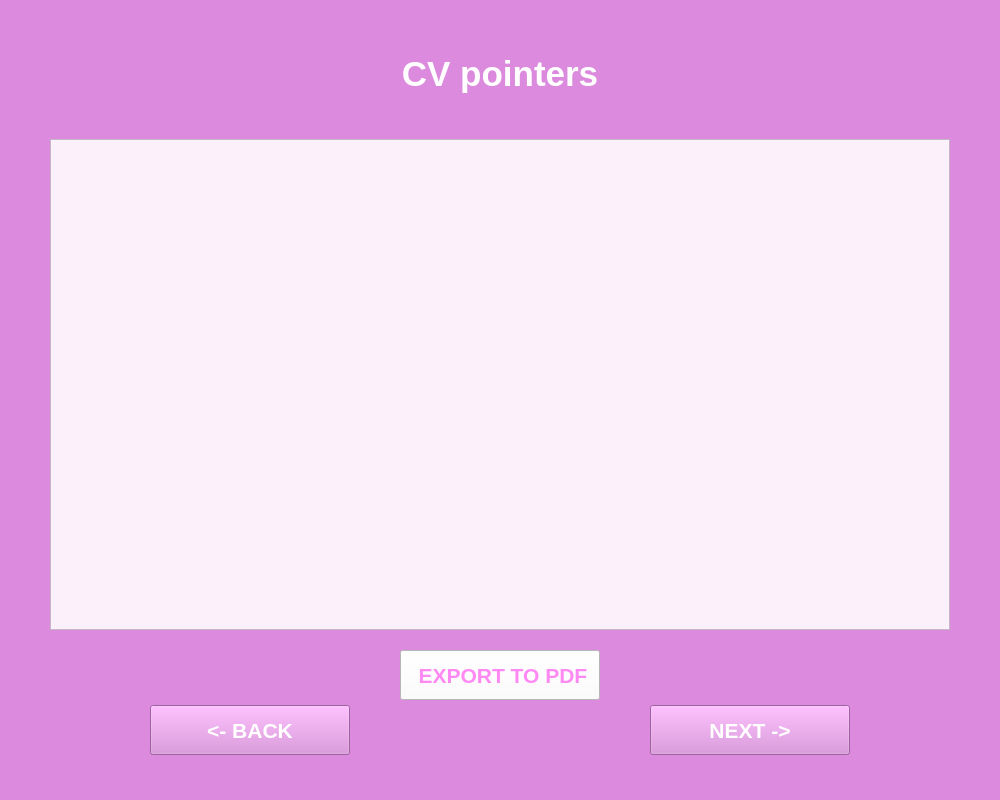
<?xml version="1.0" encoding="UTF-8"?>
<ui version="4.0">
 <class>Window_7_cv_pointers</class>
 <widget class="QMainWindow" name="Window_7_cv_pointers">
  <property name="geometry">
   <rect>
    <x>0</x>
    <y>0</y>
    <width>1000</width>
    <height>800</height>
   </rect>
  </property>
  <property name="windowTitle">
   <string>LazyApp</string>
  </property>
  <property name="styleSheet">
   <string notr="true">background-color: rgb(220, 138, 221);</string>
  </property>
  <widget class="QWidget" name="centralwidget">
   <widget class="QTextBrowser" name="cv_pointers_title">
    <property name="geometry">
     <rect>
      <x>0</x>
      <y>50</y>
      <width>1000</width>
      <height>60</height>
     </rect>
    </property>
    <property name="autoFillBackground">
     <bool>true</bool>
    </property>
    <property name="styleSheet">
     <string notr="true">color: rgb(255, 255, 255);</string>
    </property>
    <property name="frameShape">
     <enum>QFrame::NoFrame</enum>
    </property>
    <property name="frameShadow">
     <enum>QFrame::Plain</enum>
    </property>
    <property name="lineWidth">
     <number>0</number>
    </property>
    <property name="html">
     <string>&lt;!DOCTYPE HTML PUBLIC &quot;-//W3C//DTD HTML 4.0//EN&quot; &quot;http://www.w3.org/TR/REC-html40/strict.dtd&quot;&gt;
&lt;html&gt;&lt;head&gt;&lt;meta name=&quot;qrichtext&quot; content=&quot;1&quot; /&gt;&lt;meta charset=&quot;utf-8&quot; /&gt;&lt;style type=&quot;text/css&quot;&gt;
p, li { white-space: pre-wrap; }
hr { height: 1px; border-width: 0; }
li.unchecked::marker { content: &quot;\2610&quot;; }
li.checked::marker { content: &quot;\2612&quot;; }
&lt;/style&gt;&lt;/head&gt;&lt;body style=&quot; font-family:'Segoe UI'; font-size:9pt; font-weight:400; font-style:normal;&quot;&gt;
&lt;p align=&quot;center&quot; style=&quot; margin-top:0px; margin-bottom:0px; margin-left:0px; margin-right:0px; -qt-block-indent:0; text-indent:0px;&quot;&gt;&lt;span style=&quot; font-size:26pt; font-weight:700;&quot;&gt;CV pointers&lt;/span&gt;&lt;/p&gt;&lt;/body&gt;&lt;/html&gt;</string>
    </property>
   </widget>
   <widget class="QPushButton" name="cv_pointers_next_button">
    <property name="geometry">
     <rect>
      <x>650</x>
      <y>705</y>
      <width>200</width>
      <height>50</height>
     </rect>
    </property>
    <property name="font">
     <font>
      <pointsize>16</pointsize>
      <bold>true</bold>
     </font>
    </property>
    <property name="styleSheet">
     <string notr="true">color: rgb(255, 255, 255);</string>
    </property>
    <property name="text">
     <string>NEXT -&gt;</string>
    </property>
   </widget>
   <widget class="QPlainTextEdit" name="cv_pointers_space">
    <property name="geometry">
     <rect>
      <x>50</x>
      <y>139</y>
      <width>900</width>
      <height>491</height>
     </rect>
    </property>
    <property name="styleSheet">
     <string notr="true">background-color: rgb(252, 240, 251);</string>
    </property>
    <property name="plainText">
     <string/>
    </property>
    <property name="overwriteMode">
     <bool>true</bool>
    </property>
    <property name="backgroundVisible">
     <bool>false</bool>
    </property>
    <property name="centerOnScroll">
     <bool>false</bool>
    </property>
   </widget>
   <widget class="QPushButton" name="cv_pointers_back_button">
    <property name="geometry">
     <rect>
      <x>150</x>
      <y>705</y>
      <width>200</width>
      <height>50</height>
     </rect>
    </property>
    <property name="font">
     <font>
      <pointsize>16</pointsize>
      <bold>true</bold>
     </font>
    </property>
    <property name="styleSheet">
     <string notr="true">color: rgb(255, 255, 255);</string>
    </property>
    <property name="text">
     <string>&lt;- BACK</string>
    </property>
   </widget>
   <widget class="QPushButton" name="cv_pointers_export_button">
    <property name="geometry">
     <rect>
      <x>400</x>
      <y>650</y>
      <width>200</width>
      <height>50</height>
     </rect>
    </property>
    <property name="font">
     <font>
      <pointsize>16</pointsize>
      <bold>true</bold>
     </font>
    </property>
    <property name="styleSheet">
     <string notr="true">background-color: rgb(255, 255, 255);
color: rgb(255, 137, 243);</string>
    </property>
    <property name="text">
     <string> EXPORT TO PDF</string>
    </property>
   </widget>
  </widget>
  <widget class="QMenuBar" name="menubar">
   <property name="geometry">
    <rect>
     <x>0</x>
     <y>0</y>
     <width>1000</width>
     <height>22</height>
    </rect>
   </property>
  </widget>
  <widget class="QStatusBar" name="statusbar"/>
 </widget>
 <resources/>
 <connections/>
</ui>
